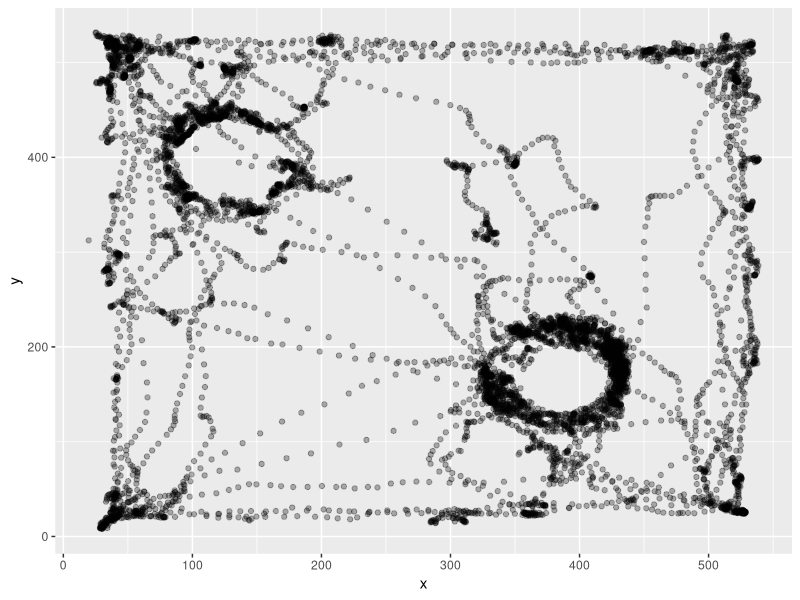

This chart was generated by the following R code: (Note: this script raises an error after producing the figure.)
rm(list = ls())
library(tidyverse)
SimilarLearn <- read_csv("240808_r1594_0_baseline_learn.csv")
SimilarLearn <- SimilarLearn %>%
  select(!15:24) %>%
  filter(Value.Item1.Item1.Item2>280) %>%
  rename(pixelx = Value.Item1.Item1.Item3.X, pixely = Value.Item1.Item1.Item3.Y, TimePoint = Value.Item1.Item1.Item2) %>%
  select(!1, !14) %>%
  filter(!Value.Item2 == TRUE) %>%
  na.omit 
x1 <- c(SimilarLearn$pixelx)
y1 <- c(SimilarLearn$pixely)
df1 <- data.frame(x = x1, y = y1)
p1 <- ggplot(df1, aes(x = x, y = y)) +
  geom_point(alpha = 0.3)
p1
library(ggforce)
#Blue represents gnome, red represents green jar.
p1circle <- p1 + geom_circle(aes(x0 = 381, y0 = 170, r = 60), color = "green")
p1circle <- p1circle + geom_circle(aes(x0 = 135, y0 = 398, r = 60), color = "green")
p1circle
radius <- 60
center_x1 <- 381
center_y1 <- 170
df1$distance <- sqrt((df1$x - center_x1)^2 + (df1$y - center_y1)^2)
points_in_circle1 <- sum(df1$distance <= radius)
print(points_in_circle1)
center_x2 <- 135
center_y2 <- 398
df1$distance1 <- sqrt((df1$x - center_x2)^2 + (df1$y - center_y2)^2)
points_in_circle2 <- sum(df1$distance1 <= radius)
print(points_in_circle2)

BaselineLearn <- read_csv("240808_r1594_different_1.csv")
BaselineLearn <- BaselineLearn %>%
  select(!15:24) %>%
  filter(Value.Item1.Item1.Item2>134) %>%
  rename(pixelx = Value.Item1.Item1.Item3.X, pixely = Value.Item1.Item1.Item3.Y, TimePoint = Value.Item1.Item1.Item2) %>%
  select(!1, !14) %>%
  na.omit
Baselinelearn <- BaselineLearn %>%
  filter(!Value.Item2 == TRUE) 
x2 <- c(BaselineLearn$pixelx)
y2 <- c(BaselineLearn$pixely)
df2 <- data.frame(x = x2, y = y2)
p2 <- ggplot(df2, aes(x = x2, y = y2)) +
  geom_point(alpha = 0.3)
p2
p2circle <- p2 + geom_circle(aes(x0 = 502, y0 = 268, r = 65), color = "purple")
p2circle <- p2circle + geom_circle(aes(x0 = 210, y0 = 488, r = 65), color = "purple")
p2circle
radius <- 65
center_x1 <- 502
center_y1 <- 268
df2$distance <- sqrt((df2$x - center_x1)^2 + (df2$y - center_y1)^2)
points_in_circle2 <- sum(df2$distance <= radius)
print(points_in_circle2)
center_x2 <- 210
center_y2 <- 488
df2$distance1 <- sqrt((df2$x - center_x2)^2 + (df2$y - center_y2)^2)
points_in_circle2 <- sum(df2$distance1 <= radius)
print(points_in_circle2)

SimilarTest <- read_csv("240808_r1594_different_2.csv")
SimilarTest <- SimilarTest %>%
  select(!15:24) %>%
  filter(Value.Item1.Item1.Item2>100) %>%
  rename(pixelx = Value.Item1.Item1.Item3.X, pixely = Value.Item1.Item1.Item3.Y, TimePoint = Value.Item1.Item1.Item2) %>%
  select(!1, !14) %>%
  na.omit
SimilarTest <- SimilarTest %>%
  filter(!Value.Item2 == TRUE)
x3 <- c(SimilarTest$pixelx)
y3 <- c(SimilarTest$pixely)
df3 <- data.frame(x = x3, y = y3)
p3 <- ggplot(df3, aes(x = x3, y = y3)) +
  geom_point(alpha = 0.3)
p3
p3circle <- p3 + geom_circle(aes(x0 = 497, y0 = 263, r = 65), color = "purple")
p3circle <- p3circle + geom_circle(aes(x0 = 215, y0 = 478, r = 65), color = "green") +
  ggtitle("baseline")
p3circle
radius <- 65
center_x3 <- 497
center_y3 <- 263
df3$distance <- sqrt((df3$x - center_x3)^2 + (df3$y - center_y3)^2)
points_in_circle3 <- sum(df3$distance <= radius)
print(points_in_circle3)
center_x3 <- 215
center_y3 <- 478
df3$distance1 <- sqrt((df3$x - center_x3)^2 + (df3$y - center_y3)^2)
points_in_circle3 <- sum(df3$distance1 <= radius)
print(points_in_circle3)

DifferentLearn <- read_csv("240808_r1594_3_baseline_learn.csv")
DifferentLearn <- DifferentLearn %>%
  select(!15:24) %>%
  filter(Value.Item1.Item1.Item2>100) %>%
  rename(pixelx = Value.Item1.Item1.Item3.X, pixely = Value.Item1.Item1.Item3.Y, TimePoint = Value.Item1.Item1.Item2) %>%
  select(!1, !14) %>%
  na.omit
DifferentLearn <- DifferentLearn %>%
  filter(!Value.Item2 == TRUE)
x4 <- c(DifferentLearn$pixelx)
y4 <- c(DifferentLearn$pixely)
df4 <- data.frame(x = x4, y = y4)
p4 <- ggplot(df4, aes(x = x4, y = y4)) +
  geom_point(alpha = 0.3)
p4
p4circle <- p4 + geom_circle(aes(x0 = 381, y0 = 165, r = 60), color = "red")
p4circle <- p4circle + geom_circle(aes(x0 = 130, y0 = 393, r = 60), color = "red")
p4circle
radius <- 60
center_x4 <- 381
center_y4 <- 165
df4$distance <- sqrt((df4$x - center_x4)^2 + (df4$y - center_y4)^2)
points_in_circle4 <- sum(df4$distance <= radius)
print(points_in_circle4)
center_x4 <- 130
center_y4 <- 393
df4$distance1 <- sqrt((df4$x - center_x4)^2 + (df4$y - center_y4)^2)
points_in_circle4 <- sum(df4$distance1 <= radius)
print(points_in_circle4)

BaselineLearn1 <- read_csv("240808_r1594_4_similar_learn.csv")
BaselineLearn1 <- BaselineLearn1 %>%
  select(!15:24) %>%
  filter(Value.Item1.Item1.Item2>92) %>%
  rename(pixelx = Value.Item1.Item1.Item3.X, pixely = Value.Item1.Item1.Item3.Y, TimePoint = Value.Item1.Item1.Item2) %>%
  select(!1, !14) %>%
  na.omit %>%
  filter(!Value.Item2 == TRUE)
x5 <- c(BaselineLearn1$pixelx)
y5 <- c(BaselineLearn1$pixely)
df5 <- data.frame(x = x5, y = y5)
p5 <- ggplot(df5, aes(x = x5, y = y5)) +
  geom_point(alpha = 0.3)
p5
p5circle <- p5 + geom_circle(aes(x0 = 381, y0 = 170, r = 60), color = "blue")
p5circle <- p5circle + geom_circle(aes(x0 = 125, y0 = 393, r = 60), color = "blue")
p5circle
radius <- 60
center_x5 <- 381
center_y5 <- 170
df5$distance <- sqrt((df5$x - center_x5)^2 + (df5$y - center_y5)^2)
points_in_circle5 <- sum(df5$distance <= radius)
print(points_in_circle5)
center_x6 <- 125
center_y6 <- 393
df5$distance1 <- sqrt((df5$x - center_x6)^2 + (df5$y - center_y6)^2)
points_in_circle6 <- sum(df5$distance1 <= radius)
print(points_in_circle6)

DifferentTest <- read_csv("240808_r1594_5_similar_test.csv")
DifferentTest <- DifferentTest %>%
  select(!15:24) %>%
  filter(Value.Item1.Item1.Item2>104) %>%
  rename(pixelx = Value.Item1.Item1.Item3.X, pixely = Value.Item1.Item1.Item3.Y, TimePoint = Value.Item1.Item1.Item2) %>%
  select(!1, !14) %>%
  filter(!Value.Item2 == TRUE) %>%
  na.omit
x6 <- c(DifferentTest$pixelx)
y6 <- c(DifferentTest$pixely)
df6 <- data.frame(x = x6, y = y6)
p6 <- ggplot(df6, aes(x = x6, y = y6)) +
  geom_point(alpha = 0.3)
p6
p6circle <- p6 + geom_circle(aes(x0 = 376, y0 = 165, r = 60), color = "blue")
p6circle <- p6circle + geom_circle(aes(x0 = 135, y0 = 393, r = 60), color = "red")
p6circle
radius <- 60
center_x6 <- 376
center_y6 <- 165
df6$distance <- sqrt((df6$x - center_x6)^2 + (df6$y - center_y6)^2)
points_in_circle6 <- sum(df6$distance <= radius)
print(points_in_circle6)
center_x6 <- 135
center_y6 <- 393
df6$distance1 <- sqrt((df6$x - center_x6)^2 + (df6$y - center_y6)^2)
points_in_circle6 <- sum(df6$distance1 <= radius)
print(points_in_circle6)


